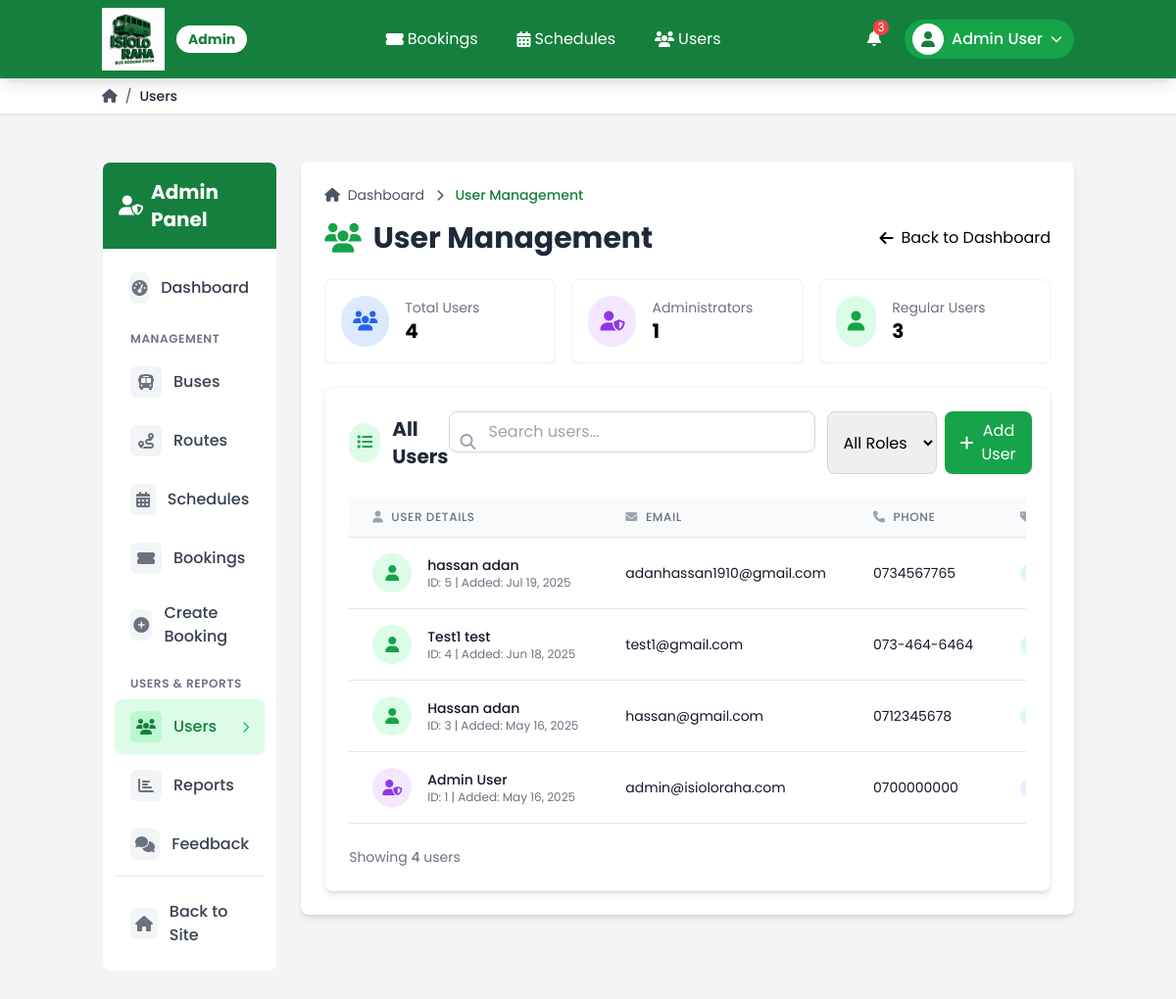
The page /admin/users.php (signed in) on the database its author committed.
### tables this page shows
CREATE TABLE `users` (
  `id` int(11) UNSIGNED NOT NULL,
  `first_name` varchar(50) NOT NULL,
  `last_name` varchar(50) NOT NULL,
  `email` varchar(100) NOT NULL,
  `phone` varchar(20) NOT NULL,
  `password` varchar(255) NOT NULL,
  `role` enum('user','admin') DEFAULT 'user',
  `reset_token` varchar(100) DEFAULT NULL,
  `reset_token_expires` datetime DEFAULT NULL,
  `created_at` timestamp NOT NULL DEFAULT current_timestamp(),
  `updated_at` timestamp NOT NULL DEFAULT current_timestamp() ON UPDATE current_timestamp()
);

### admin/users.php (the view, shortened to what this page needs)
<?php
$conn = require_once '../config/database.php';
$mysqli = $conn;
$stmt = $mysqli->prepare("SELECT id, first_name, last_name, email, phone, role, created_at FROM users ORDER BY created_at DESC");
$stmt->execute();
$result = $stmt->get_result();
$users = $result->fetch_all(MYSQLI_ASSOC);
$stats_stmt = $mysqli->prepare("
    SELECT
        COUNT(*) as total_users,
        SUM(CASE WHEN role = 'admin' THEN 1 ELSE 0 END) as admin_users,
        SUM(CASE WHEN role = 'user' THEN 1 ELSE 0 END) as regular_users
    FROM users
");
$stats_stmt->execute();
$result = $stats_stmt->get_result();
$stats = $result->fetch_assoc();
?>
<div class="bg-white rounded-lg shadow-md p-6 mb-6">
    <div class="text-sm breadcrumbs mb-4">
        <ul class="flex items-center space-x-2 text-gray-600">
            <li><a href="index.php" class="hover:text-primary-600 transition-colors"><i class="fas fa-home mr-1"></i> Dashboard</a></li>
            <li><i class="fas fa-chevron-right text-xs mx-1"></i></li>
            <li class="text-primary-700 font-medium">User Management</li>
        </ul>
    </div>
    <div class="flex flex-col md:flex-row justify-between items-start md:items-center mb-6 gap-4">
        <h1 class="text-3xl font-bold text-gray-800 flex items-center">
            <i class="fas fa-users text-primary-600 mr-3"></i> User Management
        </h1>
        <a href="index.php" class="btn-secondary flex items-center transition-transform hover:-translate-x-1">
            <i class="fas fa-arrow-left mr-2"></i> Back to Dashboard
        </a>
    </div>
    <div class="grid grid-cols-1 md:grid-cols-3 gap-4 mb-6">
        <div class="bg-white rounded-lg shadow-sm border border-gray-100 p-4 flex items-center">
            <div class="p-3 rounded-full bg-blue-100 text-blue-600 mr-4">
                <i class="fas fa-users text-xl"></i>
            </div>
            <div>
                <p class="text-sm text-gray-500">Total Users</p>
                <p class="text-xl font-bold"><?php echo $stats['total_users']; ?></p>
            </div>
        </div>
        <div class="bg-white rounded-lg shadow-sm border border-gray-100 p-4 flex items-center">
            <div class="p-3 rounded-full bg-purple-100 text-purple-600 mr-4">
                <i class="fas fa-user-shield text-xl"></i>
            </div>
            <div>
                <p class="text-sm text-gray-500">Administrators</p>
                <p class="text-xl font-bold"><?php echo $stats['admin_users']; ?></p>
            </div>
        </div>
        <div class="bg-white rounded-lg shadow-sm border border-gray-100 p-4 flex items-center">
            <div class="p-3 rounded-full bg-green-100 text-green-600 mr-4">
                <i class="fas fa-user text-xl"></i>
            </div>
            <div>
                <p class="text-sm text-gray-500">Regular Users</p>
                <p class="text-xl font-bold"><?php echo $stats['regular_users']; ?></p>
            </div>
        </div>
    </div>
    <div class="bg-white rounded-lg shadow-md p-6 border border-gray-100">
        <div class="flex items-center justify-between mb-6">
            <div class="flex items-center">
                <div class="p-2 rounded-full bg-primary-100 text-primary-600 mr-3">
                    <i class="fas fa-list"></i>
                </div>
                <h2 class="text-xl font-bold text-gray-800">All Users</h2>
            </div>
            <div class="flex flex-col md:flex-row gap-3">
                <div class="relative">
                    <input type="text" id="user-search" placeholder="Search users..."
                           class="pl-10 pr-4 py-2 border border-gray-300 rounded-lg focus:outline-none focus:ring-2 focus:ring-primary-500 focus:border-transparent">
                    <div class="absolute left-3 top-1/2 transform -translate-y-1/2 text-gray-400">
                        <i class="fas fa-search"></i>
                    </div>
                </div>
                <div class="flex gap-2">
                    <select id="filter-role" class="border border-gray-300 rounded-lg px-3 py-2 focus:outline-none focus:ring-2 focus:ring-primary-500 focus:border-transparent">
                        <option value="all">All Roles</option>
                    </select>
                    <button type="button" onclick="showAddUserModal()" class="px-4 py-2 bg-primary-600 hover:bg-primary-700 text-white rounded-lg shadow-sm transition-colors flex items-center">
                        <i class="fas fa-plus mr-2"></i> Add User
                    </button>
                </div>
            </div>
        </div>
        <?php if (empty($users)): ?>
            <div class="text-center py-8 bg-gray-50 rounded-lg border border-dashed border-gray-300">
                <div class="text-gray-400 text-5xl mb-3">
                    <i class="fas fa-users"></i>
                </div>
                <p class="text-gray-500 mb-2">No users found in the system.</p>
                <p class="text-gray-500 text-sm">Add your first user using the button above.</p>
            </div>
        <?php else: ?>
            <div class="overflow-x-auto">
                <table class="min-w-full divide-y divide-gray-200 border-b border-gray-200">
                    <thead>
                        <tr class="bg-gray-50">
                            <th class="px-6 py-3 text-left text-xs font-medium text-gray-500 uppercase tracking-wider">
                                <div class="flex items-center">
                                    <i class="fas fa-user mr-2 text-gray-400"></i> User Details
                                </div>
                            </th>
                            <th class="px-6 py-3 text-left text-xs font-medium text-gray-500 uppercase tracking-wider">
                                <div class="flex items-center">
                                    <i class="fas fa-envelope mr-2 text-gray-400"></i> Email
                                </div>
                            </th>
                            <th class="px-6 py-3 text-left text-xs font-medium text-gray-500 uppercase tracking-wider">
                                <div class="flex items-center">
                                    <i class="fas fa-phone mr-2 text-gray-400"></i> Phone
                                </div>
                            </th>
                            <th class="px-6 py-3 text-left text-xs font-medium text-gray-500 uppercase tracking-wider">
                                <div class="flex items-center">
                                    <i class="fas fa-tag mr-2 text-gray-400"></i> Role
                                </div>
                            </th>
                        </tr>
                    </thead>
                    <tbody class="bg-white divide-y divide-gray-200" id="user-table-body">
                        <?php foreach ($users as $user): ?>
                            <tr class="user-row hover:bg-gray-50"
                                data-name="<?php echo strtolower(trim($user['first_name'] . ' ' . $user['last_name'])); ?>"
                                data-email="<?php echo strtolower($user['email']); ?>"
                                data-role="<?php echo $user['role']; ?>">
                                <td class="px-6 py-4 whitespace-nowrap">
                                    <div class="flex items-center">
                                        <div class="flex-shrink-0 h-10 w-10 flex items-center justify-center rounded-full
                                            <?php echo ($user['role'] == 'admin') ? 'bg-purple-100 text-purple-600' : 'bg-green-100 text-green-600'; ?>">
                                            <i class="fas fa-<?php echo ($user['role'] == 'admin') ? 'user-shield' : 'user'; ?>"></i>
                                        </div>
                                        <div class="ml-4">
                                            <div class="text-sm font-medium text-gray-900"><?php echo htmlspecialchars(trim($user['first_name'] . ' ' . $user['last_name'])); ?></div>
                                            <div class="text-xs text-gray-500">ID: <?php echo $user['id']; ?> | Added: <?php echo date('M d, Y', strtotime($user['created_at'])); ?></div>
                                        </div>
                                    </div>
                                </td>
                                <td class="px-6 py-4 whitespace-nowrap">
                                    <div class="text-sm text-gray-900"><?php echo htmlspecialchars($user['email']); ?></div>
                                </td>
                                <td class="px-6 py-4 whitespace-nowrap">
                                    <div class="text-sm text-gray-900"><?php echo htmlspecialchars($user['phone'] ?? 'N/A'); ?></div>
                                </td>
                                <td class="px-6 py-4 whitespace-nowrap">
                                    <span class="inline-flex items-center px-2.5 py-0.5 rounded-full text-xs font-medium
                                        <?php echo ($user['role'] == 'admin') ? 'bg-purple-100 text-purple-800' : 'bg-green-100 text-green-800'; ?>">
                                    </span>
                                </td>
                            </tr>
                        <?php endforeach; ?>
                    </tbody>
                </table>
            </div>
            <div class="flex items-center justify-between mt-6">
                <div class="text-sm text-gray-500">
                    Showing <span class="font-medium"><?php echo count($users); ?></span> users
                </div>
            </div>
        <?php endif; ?>
    </div>
</div>
<?php
include '../includes/templates/admin_template.php';
?>

### assets/css/style.css (style rules this page uses)
.btn-secondary { @apply bg-gray-600 hover:bg-gray-500 text-white font-bold py-3 px-6 rounded-lg focus:outline-none focus:shadow-outline transition duration-300 ease-in-out transform hover:scale-105 hover:shadow-md; }

### includes/templates/admin_header.php (style rules this page uses)
body { font-family: 'Poppins', sans-serif; }
.btn-secondary { @apply bg-gray-600 hover:bg-gray-500 text-white font-medium py-2 px-4 rounded-md transition duration-300; }

### rows shown on the page
users: first_name+last_name "hassan adan", id "5", created_at "Jul 19, 2025", email "adanhassan1910@gmail.com", phone "0734567765"
users: first_name+last_name "Test1 test", id "4", created_at "Jun 18, 2025", email "test1@gmail.com", phone "073-464-6464"
users: first_name+last_name "Hassan adan", id "3", created_at "May 16, 2025", email "hassan@gmail.com", phone "0712345678"
users: first_name+last_name "Admin User", id "1", created_at "May 16, 2025", email "admin@isioloraha.com", phone "0700000000"

### other values the page prints
$_SESSION['user_name'] "Admin User"
$page_name "Users"
$stats['total_users'] "4"
$stats['admin_users'] "1"
$stats['regular_users'] "3"
count($users) "4"
